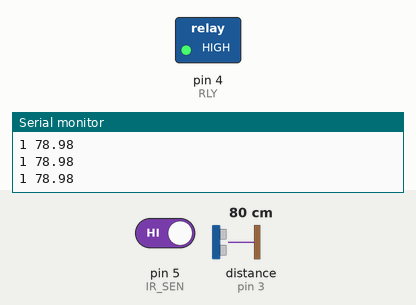
Recording of a sketch running on a simulated Arduino Uno, built with avr-gcc and run on an emulated ATmega328P. On the bench: switched loads named in the sketch (green lamp = pin HIGH), the last lines printed to the serial monitor. Wiring (inferred from the names in the program): ultrasonic range finder: trigger pin 2; echo pin 3. The test bench sets the inputs (shaded band); at power-on: distance to the obstacle (sensor on pin 3) 80 cm, pin 5 (IR_SEN) HIGH. The echo pulse lasts 58.3 µs per cm; pins used as bus, display or sensor lines are not drawn.

Above: at 1.2 s.
1.3 s: distance to the obstacle (sensor on pin 3) set to 22 cm
2.8 s: distance to the obstacle (sensor on pin 3) set to 18 cm
At 4.0 s:
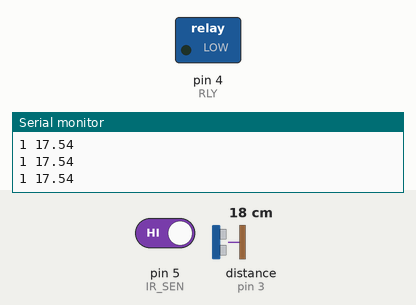
4.3 s: distance to the obstacle (sensor on pin 3) set to 22 cm
5.8 s: distance to the obstacle (sensor on pin 3) set to 28 cm
At 7.1 s:
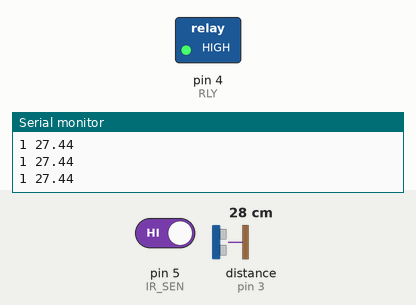
7.4 s: distance to the obstacle (sensor on pin 3) set to 2 cm
At 8.1 s:
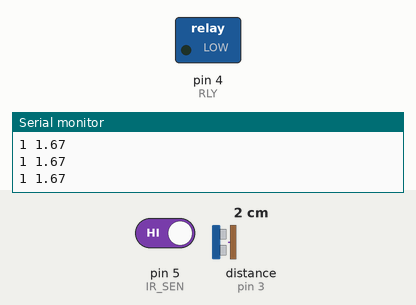
Timing chart, 0 to 10.0 s (numbered marks = the images above; inputs shaded):
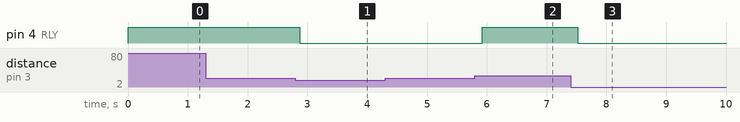

Measured:
- the behaviour switches between 21 and 20 cm on distance to the obstacle (sensor on pin 3) (found by bisection; images 0 and 1)
- the behaviour switches between 25 and 26 cm on distance to the obstacle (sensor on pin 3) (found by bisection; images 1 and 2)
- after the input at 2.8 s, pin 4 (RLY): HIGH → LOW after 0.07 s
- after the input at 5.8 s, pin 4 (RLY): LOW → HIGH after 0.13 s
- after the input at 7.4 s, pin 4 (RLY): HIGH → LOW after 0.12 s

The sketch:

ard_ir_ultra_rlyonoff.ino
```cpp
const int trigPin = 2;
const int echoPin = 3;

const int IR_SEN = 5;

const int RLY = 4;


char ir_flag, ultra_flag = 0, flag2 = 0;

long duration;
float distance;

void setup()
{
 Serial.begin(9600);

 pinMode(trigPin, OUTPUT);
 pinMode(echoPin, INPUT);

 pinMode(IR_SEN, INPUT);

 pinMode(RLY, OUTPUT); digitalWrite(RLY, HIGH);
}

void loop()
{
 digitalWrite(trigPin, LOW);
 delayMicroseconds(2);
 digitalWrite(trigPin, HIGH);
 delayMicroseconds(10);
 digitalWrite(trigPin, LOW);

 duration = pulseIn(echoPin, HIGH);
 distance = 0.034*(duration/2);

 if(distance > 99)distance = 99;

 //////

 if(digitalRead(IR_SEN) ==  LOW){ delay(10); if(digitalRead(IR_SEN) ==  LOW){ delay(10); if(digitalRead(IR_SEN) ==  LOW){ ir_flag = 0; } } }
 if(digitalRead(IR_SEN) == HIGH){ delay(10); if(digitalRead(IR_SEN) == HIGH){ delay(10); if(digitalRead(IR_SEN) == HIGH){ ir_flag = 1; } } }

 //////

 Serial.write(ir_flag+48); Serial.print(" "); Serial.println(distance);


      if(distance <= 20)ultra_flag = 1;
 else if(distance >= 25)ultra_flag = 0;


 if( (ultra_flag == 0) && (ir_flag == 1) )  //both normal
 {
  digitalWrite(RLY, HIGH);  //OFF

  flag2 = 0;
 }
 else
 {
  if( (ultra_flag == 0) && (ir_flag == 0) )  //ir abnormal
  {
   if(flag2 == 0)
   {
    digitalWrite(RLY,  LOW);  //ON

    delay(5000);

    digitalWrite(RLY, HIGH);  //OFF

    flag2 = 1;
   }
  }
  else if( (ultra_flag == 1) && (ir_flag == 1) )  //ultra abnormal
  {
   digitalWrite(RLY,  LOW);  //ON
  }
 }

 delay(100);
}
```
